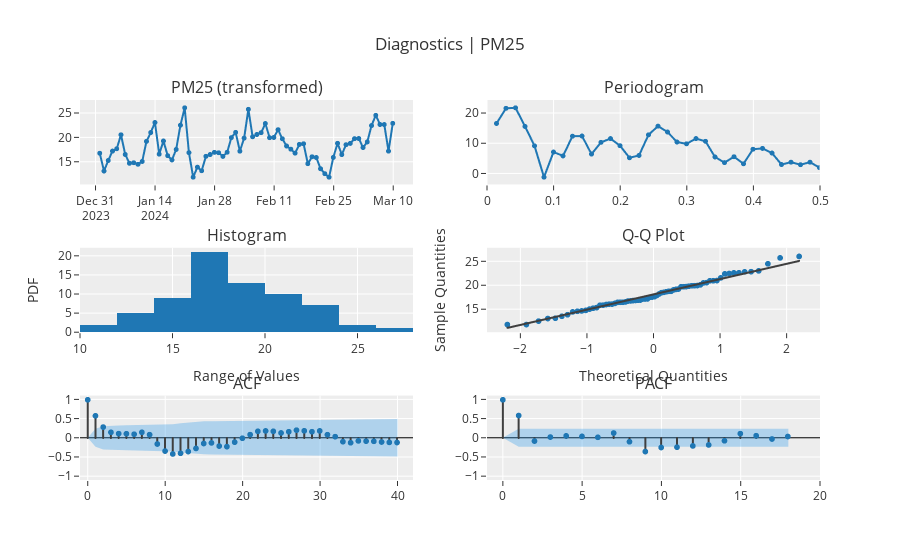

The notebook cell this image was saved under:
### Code cell
plot_model(plot='diagnostics')

### Figure 1 — Plotly figure (JSON) as saved in the notebook; plotly's stock layout.template omitted (floating-point values rounded to 4 significant figures)
{"data": [{"line": {"color": "rgb(31, 119, 180)", "width": 2}, "marker": {"color": "rgb(31, 119, 180)", "size": 5}, "mode": "lines+markers", "name": "PM25 (transformed)", "showlegend": false, "type": "scattergl", "x": ["2024-01-01T00:00:00", "2024-01-02T00:00:00", "2024-01-03T00:00:00", "2024-01-04T00:00:00", "2024-01-05T00:00:00", "2024-01-06T00:00:00", "2024-01-07T00:00:00", "2024-01-08T00:00:00", "2024-01-09T00:00:00", "2024-01-10T00:00:00", "2024-01-11T00:00:00", "2024-01-12T00:00:00", "2024-01-13T00:00:00", "2024-01-14T00:00:00", "2024-01-15T00:00:00", "2024-01-16T00:00:00", "2024-01-17T00:00:00", "2024-01-18T00:00:00", "2024-01-19T00:00:00", "2024-01-20T00:00:00", "2024-01-21T00:00:00", "2024-01-22T00:00:00", "2024-01-23T00:00:00", "2024-01-24T00:00:00", "2024-01-25T00:00:00", "2024-01-26T00:00:00", "2024-01-27T00:00:00", "2024-01-28T00:00:00", "2024-01-29T00:00:00", "2024-01-30T00:00:00", "2024-01-31T00:00:00", "2024-02-01T00:00:00", "2024-02-02T00:00:00", "2024-02-03T00:00:00", "2024-02-04T00:00:00", "2024-02-05T00:00:00", "2024-02-06T00:00:00", "2024-02-07T00:00:00", "2024-02-08T00:00:00", "2024-02-09T00:00:00", "2024-02-10T00:00:00", "2024-02-11T00:00:00", "2024-02-12T00:00:00", "2024-02-13T00:00:00", "2024-02-14T00:00:00", "2024-02-15T00:00:00", "2024-02-16T00:00:00", "2024-02-17T00:00:00", "2024-02-18T00:00:00", "2024-02-19T00:00:00", "2024-02-20T00:00:00", "2024-02-21T00:00:00", "2024-02-22T00:00:00", "2024-02-23T00:00:00", "2024-02-24T00:00:00", "2024-02-25T00:00:00", "2024-02-26T00:00:00", "2024-02-27T00:00:00", "2024-02-28T00:00:00", "2024-02-29T00:00:00", "2024-03-01T00:00:00", "2024-03-02T00:00:00", "2024-03-03T00:00:00", "2024-03-04T00:00:00", "2024-03-05T00:00:00", "2024-03-06T00:00:00", "2024-03-07T00:00:00", "2024-03-08T00:00:00", "2024-03-09T00:00:00", "2024-03-10T00:00:00"], "xaxis": "x", "y": [16.8, 13.13, 15.3, 17.24, 17.72, 20.6, 16.54, 14.72, 14.84, 14.52, 15.11, 19.24, 21.06, 23.13, 16.61, 19.32, 16.3, 15.42, 17.58, 22.58, 26.16, 16.92, 11.86, 13.93, 13.19, 16.16, 16.53, 16.98, 16.9, 16.15, 17, 20.02, 21.1, 17.22, 19.92, 25.85, 20.19, 20.66, 21.04, 22.92, 20, 20.05, 21.65, 19.78, 18.28, 17.63, 16.82, 18.62, 18.75, 14.64, 16.07, 15.91, 13.6, 12.58, 11.86, 15.94, 18.84, 16.52, 18.56, 18.83, 19.8, 19.83, 17.97, 19.13, 22.5, 24.61, 22.72, 22.71, 17.23, 22.96], "yaxis": "y"}, {"hoverinfo": "text", "hovertext": ["Freq: 0.0143<br>Ampl: 16.6716<br>Time period: 70.0", "Freq: 0.0286<br>Ampl: 21.7178<br>Time period: 35.0", "Freq: 0.0429<br>Ampl: 21.8842<br>Time period: 23.3333", "Freq: 0.0571<br>Ampl: 15.6819<br>Time period: 17.5", "Freq: 0.0714<br>Ampl: 9.2218<br>Time period: 14.0", "Freq: 0.0857<br>Ampl: -1.2047<br>Time period: 11.6667", "Freq: 0.1<br>Ampl: 7.1704<br>Time period: 10.0", "Freq: 0.1143<br>Ampl: 5.8806<br>Time period: 8.75", "Freq: 0.1286<br>Ampl: 12.4434<br>Time period: 7.7778", "Freq: 0.1429<br>Ampl: 12.4874<br>Time period: 7.0", "Freq: 0.1571<br>Ampl: 6.4884<br>Time period: 6.3636", "Freq: 0.1714<br>Ampl: 10.3936<br>Time period: 5.8333", "Freq: 0.1857<br>Ampl: 11.6399<br>Time period: 5.3846", "Freq: 0.2<br>Ampl: 9.2768<br>Time period: 5.0", "Freq: 0.2143<br>Ampl: 5.2548<br>Time period: 4.6667", "Freq: 0.2286<br>Ampl: 6.0313<br>Time period: 4.375", "Freq: 0.2429<br>Ampl: 12.8879<br>Time period: 4.1176", "Freq: 0.2571<br>Ampl: 15.7902<br>Time period: 3.8889", "Freq: 0.2714<br>Ampl: 13.8344<br>Time period: 3.6842", "Freq: 0.2857<br>Ampl: 10.4944<br>Time period: 3.5", "Freq: 0.3<br>Ampl: 9.8995<br>Time period: 3.3333", "Freq: 0.3143<br>Ampl: 11.6508<br>Time period: 3.1818", "Freq: 0.3286<br>Ampl: 10.7315<br>Time period: 3.0435", "Freq: 0.3429<br>Ampl: 5.5226<br>Time period: 2.9167", "Freq: 0.3571<br>Ampl: 3.6515<br>Time period: 2.8", "Freq: 0.3714<br>Ampl: 5.6052<br>Time period: 2.6923", "Freq: 0.3857<br>Ampl: 3.2627<br>Time period: 2.5926", "Freq: 0.4<br>Ampl: 8.0987<br>Time period: 2.5", "Freq: 0.4143<br>Ampl: 8.3703<br>Time period: 2.4138", "Freq: 0.4286<br>Ampl: 6.8232<br>Time period: 2.3333", "Freq: 0.4429<br>Ampl: 3.0033<br>Time period: 2.2581", "Freq: 0.4571<br>Ampl: 3.7894<br>Time period: 2.1875", "Freq: 0.4714<br>Ampl: 2.9495<br>Time period: 2.1212", "Freq: 0.4857<br>Ampl: 3.7866<br>Time period: 2.0588", "Freq: 0.5<br>Ampl: 1.9815<br>Time period: 2.0"], "line": {"color": "#1f77b4", "width": 2}, "marker": {"size": 5}, "mode": "lines+markers", "name": "PM25 (transformed)", "showlegend": false, "type": "scattergl", "x": [0.01429, 0.02857, 0.04286, 0.05714, 0.07143, 0.08571, 0.1, 0.1143, 0.1286, 0.1429, 0.1571, 0.1714, 0.1857, 0.2, 0.2143, 0.2286, 0.2429, 0.2571, 0.2714, 0.2857, 0.3, 0.3143, 0.3286, 0.3429, 0.3571, 0.3714, 0.3857, 0.4, 0.4143, 0.4286, 0.4429, 0.4571, 0.4714, 0.4857, 0.5], "xaxis": "x2", "y": [16.67, 21.72, 21.88, 15.68, 9.222, -1.205, 7.17, 5.881, 12.44, 12.49, 6.488, 10.39, 11.64, 9.277, 5.255, 6.031, 12.89, 15.79, 13.83, 10.49, 9.899, 11.65, 10.73, 5.523, 3.651, 5.605, 3.263, 8.099, 8.37, 6.823, 3.003, 3.789, 2.949, 3.787, 1.981], "yaxis": "y2"}, {"alignmentgroup": "True", "bingroup": "x", "hovertemplate": "variable=PM25 (transformed)<br>value=%{x}<br>count=%{y}<extra></extra>", "legendgroup": "PM25 (transformed)", "marker": {"color": "#1f77b4", "pattern": {"shape": ""}}, "name": "PM25 (transformed)", "offsetgroup": "PM25 (transformed)", "orientation": "v", "showlegend": false, "type": "histogram", "x": [16.8, 13.13, 15.3, 17.24, 17.72, 20.6, 16.54, 14.72, 14.84, 14.52, 15.11, 19.24, 21.06, 23.13, 16.61, 19.32, 16.3, 15.42, 17.58, 22.58, 26.16, 16.92, 11.86, 13.93, 13.19, 16.16, 16.53, 16.98, 16.9, 16.15, 17, 20.02, 21.1, 17.22, 19.92, 25.85, 20.19, 20.66, 21.04, 22.92, 20, 20.05, 21.65, 19.78, 18.28, 17.63, 16.82, 18.62, 18.75, 14.64, 16.07, 15.91, 13.6, 12.58, 11.86, 15.94, 18.84, 16.52, 18.56, 18.83, 19.8, 19.83, 17.97, 19.13, 22.5, 24.61, 22.72, 22.71, 17.23, 22.96], "xaxis": "x3", "yaxis": "y3"}, {"marker": {"color": "#1f77b4"}, "mode": "markers", "name": "PM25 (transformed)", "showlegend": false, "type": "scattergl", "x": [-2.195, -1.908, -1.725, -1.586, -1.473, -1.375, -1.29, -1.212, -1.142, -1.077, -1.016, -0.9581, -0.9036, -0.8517, -0.802, -0.7542, -0.7081, -0.6635, -0.6201, -0.5778, -0.5366, -0.4962, -0.4567, -0.4179, -0.3796, -0.3419, -0.3047, -0.268, -0.2315, -0.1954, -0.1595, -0.1239, -0.08838, -0.05298, -0.01765, 0.01765, 0.05298, 0.08838, 0.1239, 0.1595, 0.1954, 0.2315, 0.268, 0.3047, 0.3419, 0.3796, 0.4179, 0.4567, 0.4962, 0.5366, 0.5778, 0.6201, 0.6635, 0.7081, 0.7542, 0.802, 0.8517, 0.9036, 0.9581, 1.016, 1.077, 1.142, 1.212, 1.29, 1.375, 1.473, 1.586, 1.725, 1.908, 2.195], "xaxis": "x4", "y": [11.86, 11.86, 12.58, 13.13, 13.19, 13.6, 13.93, 14.52, 14.64, 14.72, 14.84, 15.11, 15.3, 15.42, 15.91, 15.94, 16.07, 16.15, 16.16, 16.3, 16.52, 16.53, 16.54, 16.61, 16.8, 16.82, 16.9, 16.92, 16.98, 17, 17.22, 17.23, 17.24, 17.58, 17.63, 17.72, 17.97, 18.28, 18.56, 18.62, 18.75, 18.83, 18.84, 19.13, 19.24, 19.32, 19.78, 19.8, 19.83, 19.92, 20, 20.02, 20.05, 20.19, 20.6, 20.66, 21.04, 21.06, 21.1, 21.65, 22.5, 22.58, 22.71, 22.72, 22.92, 22.96, 23.13, 24.61, 25.85, 26.16], "yaxis": "y4"}, {"line": {"color": "#3f3f3f"}, "mode": "lines", "name": "PM25 (transformed)", "showlegend": false, "type": "scattergl", "x": [-2.195, -1.908, -1.725, -1.586, -1.473, -1.375, -1.29, -1.212, -1.142, -1.077, -1.016, -0.9581, -0.9036, -0.8517, -0.802, -0.7542, -0.7081, -0.6635, -0.6201, -0.5778, -0.5366, -0.4962, -0.4567, -0.4179, -0.3796, -0.3419, -0.3047, -0.268, -0.2315, -0.1954, -0.1595, -0.1239, -0.08838, -0.05298, -0.01765, 0.01765, 0.05298, 0.08838, 0.1239, 0.1595, 0.1954, 0.2315, 0.268, 0.3047, 0.3419, 0.3796, 0.4179, 0.4567, 0.4962, 0.5366, 0.5778, 0.6201, 0.6635, 0.7081, 0.7542, 0.802, 0.8517, 0.9036, 0.9581, 1.016, 1.077, 1.142, 1.212, 1.29, 1.375, 1.473, 1.586, 1.725, 1.908, 2.195], "xaxis": "x4", "y": [11.16, 12.07, 12.66, 13.11, 13.47, 13.78, 14.06, 14.3, 14.53, 14.74, 14.93, 15.12, 15.29, 15.46, 15.62, 15.77, 15.92, 16.06, 16.2, 16.33, 16.47, 16.59, 16.72, 16.85, 16.97, 17.09, 17.21, 17.33, 17.44, 17.56, 17.67, 17.79, 17.9, 18.01, 18.13, 18.24, 18.35, 18.47, 18.58, 18.69, 18.81, 18.92, 19.04, 19.16, 19.28, 19.4, 19.52, 19.65, 19.77, 19.9, 20.03, 20.17, 20.31, 20.45, 20.6, 20.75, 20.91, 21.08, 21.25, 21.43, 21.63, 21.84, 22.06, 22.31, 22.59, 22.9, 23.26, 23.71, 24.29, 25.21], "yaxis": "y4"}, {"line": {"color": "#3f3f3f"}, "mode": "lines", "name": "ACF", "showlegend": false, "type": "scattergl", "x": [0, 0], "xaxis": "x5", "y": [0, 1], "yaxis": "y5"}, {"line": {"color": "#3f3f3f"}, "mode": "lines", "name": "ACF", "showlegend": false, "type": "scattergl", "x": [1, 1], "xaxis": "x5", "y": [0, 0.5804], "yaxis": "y5"}, {"line": {"color": "#3f3f3f"}, "mode": "lines", "name": "ACF", "showlegend": false, "type": "scattergl", "x": [2, 2], "xaxis": "x5", "y": [0, 0.2857], "yaxis": "y5"}, {"line": {"color": "#3f3f3f"}, "mode": "lines", "name": "ACF", "showlegend": false, "type": "scattergl", "x": [3, 3], "xaxis": "x5", "y": [0, 0.1487], "yaxis": "y5"}, {"line": {"color": "#3f3f3f"}, "mode": "lines", "name": "ACF", "showlegend": false, "type": "scattergl", "x": [4, 4], "xaxis": "x5", "y": [0, 0.1144], "yaxis": "y5"}, {"line": {"color": "#3f3f3f"}, "mode": "lines", "name": "ACF", "showlegend": false, "type": "scattergl", "x": [5, 5], "xaxis": "x5", "y": [0, 0.1111], "yaxis": "y5"}, {"line": {"color": "#3f3f3f"}, "mode": "lines", "name": "ACF", "showlegend": false, "type": "scattergl", "x": [6, 6], "xaxis": "x5", "y": [0, 0.09913], "yaxis": "y5"}, {"line": {"color": "#3f3f3f"}, "mode": "lines", "name": "ACF", "showlegend": false, "type": "scattergl", "x": [7, 7], "xaxis": "x5", "y": [0, 0.1486], "yaxis": "y5"}, {"line": {"color": "#3f3f3f"}, "mode": "lines", "name": "ACF", "showlegend": false, "type": "scattergl", "x": [8, 8], "xaxis": "x5", "y": [0, 0.0877], "yaxis": "y5"}, {"line": {"color": "#3f3f3f"}, "mode": "lines", "name": "ACF", "showlegend": false, "type": "scattergl", "x": [9, 9], "xaxis": "x5", "y": [0, -0.1569], "yaxis": "y5"}, {"line": {"color": "#3f3f3f"}, "mode": "lines", "name": "ACF", "showlegend": false, "type": "scattergl", "x": [10, 10], "xaxis": "x5", "y": [0, -0.3418], "yaxis": "y5"}, {"line": {"color": "#3f3f3f"}, "mode": "lines", "name": "ACF", "showlegend": false, "type": "scattergl", "x": [11, 11], "xaxis": "x5", "y": [0, -0.4181], "yaxis": "y5"}, {"line": {"color": "#3f3f3f"}, "mode": "lines", "name": "ACF", "showlegend": false, "type": "scattergl", "x": [12, 12], "xaxis": "x5", "y": [0, -0.3998], "yaxis": "y5"}, {"line": {"color": "#3f3f3f"}, "mode": "lines", "name": "ACF", "showlegend": false, "type": "scattergl", "x": [13, 13], "xaxis": "x5", "y": [0, -0.3548], "yaxis": "y5"}, {"line": {"color": "#3f3f3f"}, "mode": "lines", "name": "ACF", "showlegend": false, "type": "scattergl", "x": [14, 14], "xaxis": "x5", "y": [0, -0.2735], "yaxis": "y5"}, {"line": {"color": "#3f3f3f"}, "mode": "lines", "name": "ACF", "showlegend": false, "type": "scattergl", "x": [15, 15], "xaxis": "x5", "y": [0, -0.1441], "yaxis": "y5"}, {"line": {"color": "#3f3f3f"}, "mode": "lines", "name": "ACF", "showlegend": false, "type": "scattergl", "x": [16, 16], "xaxis": "x5", "y": [0, -0.1282], "yaxis": "y5"}, {"line": {"color": "#3f3f3f"}, "mode": "lines", "name": "ACF", "showlegend": false, "type": "scattergl", "x": [17, 17], "xaxis": "x5", "y": [0, -0.2108], "yaxis": "y5"}, {"line": {"color": "#3f3f3f"}, "mode": "lines", "name": "ACF", "showlegend": false, "type": "scattergl", "x": [18, 18], "xaxis": "x5", "y": [0, -0.2262], "yaxis": "y5"}, {"line": {"color": "#3f3f3f"}, "mode": "lines", "name": "ACF", "showlegend": false, "type": "scattergl", "x": [19, 19], "xaxis": "x5", "y": [0, -0.1085], "yaxis": "y5"}, {"line": {"color": "#3f3f3f"}, "mode": "lines", "name": "ACF", "showlegend": false, "type": "scattergl", "x": [20, 20], "xaxis": "x5", "y": [0, -0.006902], "yaxis": "y5"}, {"line": {"color": "#3f3f3f"}, "mode": "lines", "name": "ACF", "showlegend": false, "type": "scattergl", "x": [21, 21], "xaxis": "x5", "y": [0, 0.08843], "yaxis": "y5"}, {"line": {"color": "#3f3f3f"}, "mode": "lines", "name": "ACF", "showlegend": false, "type": "scattergl", "x": [22, 22], "xaxis": "x5", "y": [0, 0.1755], "yaxis": "y5"}, {"line": {"color": "#3f3f3f"}, "mode": "lines", "name": "ACF", "showlegend": false, "type": "scattergl", "x": [23, 23], "xaxis": "x5", "y": [0, 0.185], "yaxis": "y5"}, {"line": {"color": "#3f3f3f"}, "mode": "lines", "name": "ACF", "showlegend": false, "type": "scattergl", "x": [24, 24], "xaxis": "x5", "y": [0, 0.1755], "yaxis": "y5"}, {"line": {"color": "#3f3f3f"}, "mode": "lines", "name": "ACF", "showlegend": false, "type": "scattergl", "x": [25, 25], "xaxis": "x5", "y": [0, 0.1321], "yaxis": "y5"}, {"line": {"color": "#3f3f3f"}, "mode": "lines", "name": "ACF", "showlegend": false, "type": "scattergl", "x": [26, 26], "xaxis": "x5", "y": [0, 0.1638], "yaxis": "y5"}, {"line": {"color": "#3f3f3f"}, "mode": "lines", "name": "ACF", "showlegend": false, "type": "scattergl", "x": [27, 27], "xaxis": "x5", "y": [0, 0.2047], "yaxis": "y5"}, {"line": {"color": "#3f3f3f"}, "mode": "lines", "name": "ACF", "showlegend": false, "type": "scattergl", "x": [28, 28], "xaxis": "x5", "y": [0, 0.188], "yaxis": "y5"}, {"line": {"color": "#3f3f3f"}, "mode": "lines", "name": "ACF", "showlegend": false, "type": "scattergl", "x": [29, 29], "xaxis": "x5", "y": [0, 0.1646], "yaxis": "y5"}, {"line": {"color": "#3f3f3f"}, "mode": "lines", "name": "ACF", "showlegend": false, "type": "scattergl", "x": [30, 30], "xaxis": "x5", "y": [0, 0.1859], "yaxis": "y5"}, {"line": {"color": "#3f3f3f"}, "mode": "lines", "name": "ACF", "showlegend": false, "type": "scattergl", "x": [31, 31], "xaxis": "x5", "y": [0, 0.08654], "yaxis": "y5"}, {"line": {"color": "#3f3f3f"}, "mode": "lines", "name": "ACF", "showlegend": false, "type": "scattergl", "x": [32, 32], "xaxis": "x5", "y": [0, 0.03492], "yaxis": "y5"}, {"line": {"color": "#3f3f3f"}, "mode": "lines", "name": "ACF", "showlegend": false, "type": "scattergl", "x": [33, 33], "xaxis": "x5", "y": [0, -0.0966], "yaxis": "y5"}, {"line": {"color": "#3f3f3f"}, "mode": "lines", "name": "ACF", "showlegend": false, "type": "scattergl", "x": [34, 34], "xaxis": "x5", "y": [0, -0.1239], "yaxis": "y5"}, {"line": {"color": "#3f3f3f"}, "mode": "lines", "name": "ACF", "showlegend": false, "type": "scattergl", "x": [35, 35], "xaxis": "x5", "y": [0, -0.07633], "yaxis": "y5"}, {"line": {"color": "#3f3f3f"}, "mode": "lines", "name": "ACF", "showlegend": false, "type": "scattergl", "x": [36, 36], "xaxis": "x5", "y": [0, -0.08268], "yaxis": "y5"}, {"line": {"color": "#3f3f3f"}, "mode": "lines", "name": "ACF", "showlegend": false, "type": "scattergl", "x": [37, 37], "xaxis": "x5", "y": [0, -0.08711], "yaxis": "y5"}, {"line": {"color": "#3f3f3f"}, "mode": "lines", "name": "ACF", "showlegend": false, "type": "scattergl", "x": [38, 38], "xaxis": "x5", "y": [0, -0.1051], "yaxis": "y5"}, {"line": {"color": "#3f3f3f"}, "mode": "lines", "name": "ACF", "showlegend": false, "type": "scattergl", "x": [39, 39], "xaxis": "x5", "y": [0, -0.1144], "yaxis": "y5"}, {"line": {"color": "#3f3f3f"}, "mode": "lines", "name": "ACF", "showlegend": false, "type": "scattergl", "x": [40, 40], "xaxis": "x5", "y": [0, -0.1175], "yaxis": "y5"}, {"marker": {"color": "#1f77b4", "size": 6}, "mode": "markers", "name": "ACF", "showlegend": false, "type": "scattergl", "x": [0, 1, 2, 3, 4, 5, 6, 7, 8, 9, 10, 11, 12, 13, 14, 15, 16, 17, 18, 19, 20, 21, 22, 23, 24, 25, 26, 27, 28, 29, 30, 31, 32, 33, 34, 35, 36, 37, 38, 39, 40], "xaxis": "x5", "y": [1, 0.5804, 0.2857, 0.1487, 0.1144, 0.1111, 0.09913, 0.1486, 0.0877, -0.1569, -0.3418, -0.4181, -0.3998, -0.3548, -0.2735, -0.1441, -0.1282, -0.2108, -0.2262, -0.1085, -0.006902, 0.08843, 0.1755, 0.185, 0.1755, 0.1321, 0.1638, 0.2047, 0.188, 0.1646, 0.1859, 0.08654, 0.03492, -0.0966, -0.1239, -0.07633, -0.08268, -0.08711, -0.1051, -0.1144, -0.1175], "yaxis": "y5"}, {"line": {"color": "rgba(255,255,255,0)"}, "mode": "lines", "name": "UC", "showlegend": false, "type": "scatter", "x": [0, 1, 2, 3, 4, 5, 6, 7, 8, 9, 10, 11, 12, 13, 14, 15, 16, 17, 18, 19, 20, 21, 22, 23, 24, 25, 26, 27, 28, 29, 30, 31, 32, 33, 34, 35, 36, 37, 38, 39, 40], "xaxis": "x5", "y": [0, 0.2343, 0.3031, 0.3175, 0.3213, 0.3235, 0.3256, 0.3273, 0.331, 0.3322, 0.3363, 0.3548, 0.3809, 0.4033, 0.4201, 0.4297, 0.4324, 0.4344, 0.44, 0.4464, 0.4478, 0.4478, 0.4488, 0.4525, 0.4566, 0.4603, 0.4624, 0.4656, 0.4705, 0.4746, 0.4777, 0.4817, 0.4825, 0.4827, 0.4837, 0.4855, 0.4861, 0.4869, 0.4877, 0.489, 0.4905], "yaxis": "y5"}, {"fill": "tonexty", "fillcolor": "rgba(32, 146, 230,0.3)", "line": {"color": "rgba(255,255,255,0)"}, "mode": "lines", "name": "LC", "showlegend": false, "type": "scatter", "x": [0, 1, 2, 3, 4, 5, 6, 7, 8, 9, 10, 11, 12, 13, 14, 15, 16, 17, 18, 19, 20, 21, 22, 23, 24, 25, 26, 27, 28, 29, 30, 31, 32, 33, 34, 35, 36, 37, 38, 39, 40], "xaxis": "x5", "y": [0, -0.2343, -0.3031, -0.3175, -0.3213, -0.3235, -0.3256, -0.3273, -0.331, -0.3322, -0.3363, -0.3548, -0.3809, -0.4033, -0.4201, -0.4297, -0.4324, -0.4344, -0.44, -0.4464, -0.4478, -0.4478, -0.4488, -0.4525, -0.4566, -0.4603, -0.4624, -0.4656, -0.4705, -0.4746, -0.4777, -0.4817, -0.4825, -0.4827, -0.4837, -0.4855, -0.4861, -0.4869, -0.4877, -0.489, -0.4905], "yaxis": "y5"}, {"line": {"color": "#3f3f3f"}, "mode": "lines", "name": "PACF", "showlegend": false, "type": "scattergl", "x": [0, 0], "xaxis": "x6", "y": [0, 1], "yaxis": "y6"}, {"line": {"color": "#3f3f3f"}, "mode": "lines", "name": "PACF", "showlegend": false, "type": "scattergl", "x": [1, 1], "xaxis": "x6", "y": [0, 0.5888], "yaxis": "y6"}, {"line": {"color": "#3f3f3f"}, "mode": "lines", "name": "PACF", "showlegend": false, "type": "scattergl", "x": [2, 2], "xaxis": "x6", "y": [0, -0.08058], "yaxis": "y6"}, {"line": {"color": "#3f3f3f"}, "mode": "lines", "name": "PACF", "showlegend": false, "type": "scattergl", "x": [3, 3], "xaxis": "x6", "y": [0, 0.02421], "yaxis": "y6"}, {"line": {"color": "#3f3f3f"}, "mode": "lines", "name": "PACF", "showlegend": false, "type": "scattergl", "x": [4, 4], "xaxis": "x6", "y": [0, 0.05573], "yaxis": "y6"}, {"line": {"color": "#3f3f3f"}, "mode": "lines", "name": "PACF", "showlegend": false, "type": "scattergl", "x": [5, 5], "xaxis": "x6", "y": [0, 0.04164], "yaxis": "y6"}, {"line": {"color": "#3f3f3f"}, "mode": "lines", "name": "PACF", "showlegend": false, "type": "scattergl", "x": [6, 6], "xaxis": "x6", "y": [0, 0.01789], "yaxis": "y6"}, {"line": {"color": "#3f3f3f"}, "mode": "lines", "name": "PACF", "showlegend": false, "type": "scattergl", "x": [7, 7], "xaxis": "x6", "y": [0, 0.13], "yaxis": "y6"}, {"line": {"color": "#3f3f3f"}, "mode": "lines", "name": "PACF", "showlegend": false, "type": "scattergl", "x": [8, 8], "xaxis": "x6", "y": [0, -0.09708], "yaxis": "y6"}, {"line": {"color": "#3f3f3f"}, "mode": "lines", "name": "PACF", "showlegend": false, "type": "scattergl", "x": [9, 9], "xaxis": "x6", "y": [0, -0.355], "yaxis": "y6"}, {"line": {"color": "#3f3f3f"}, "mode": "lines", "name": "PACF", "showlegend": false, "type": "scattergl", "x": [10, 10], "xaxis": "x6", "y": [0, -0.2485], "yaxis": "y6"}, {"line": {"color": "#3f3f3f"}, "mode": "lines", "name": "PACF", "showlegend": false, "type": "scattergl", "x": [11, 11], "xaxis": "x6", "y": [0, -0.241], "yaxis": "y6"}, {"line": {"color": "#3f3f3f"}, "mode": "lines", "name": "PACF", "showlegend": false, "type": "scattergl", "x": [12, 12], "xaxis": "x6", "y": [0, -0.2075], "yaxis": "y6"}, {"line": {"color": "#3f3f3f"}, "mode": "lines", "name": "PACF", "showlegend": false, "type": "scattergl", "x": [13, 13], "xaxis": "x6", "y": [0, -0.1818], "yaxis": "y6"}, {"line": {"color": "#3f3f3f"}, "mode": "lines", "name": "PACF", "showlegend": false, "type": "scattergl", "x": [14, 14], "xaxis": "x6", "y": [0, -0.07246], "yaxis": "y6"}, {"line": {"color": "#3f3f3f"}, "mode": "lines", "name": "PACF", "showlegend": false, "type": "scattergl", "x": [15, 15], "xaxis": "x6", "y": [0, 0.1143], "yaxis": "y6"}, {"line": {"color": "#3f3f3f"}, "mode": "lines", "name": "PACF", "showlegend": false, "type": "scattergl", "x": [16, 16], "xaxis": "x6", "y": [0, 0.05988], "yaxis": "y6"}, {"line": {"color": "#3f3f3f"}, "mode": "lines", "name": "PACF", "showlegend": false, "type": "scattergl", "x": [17, 17], "xaxis": "x6", "y": [0, -0.02609], "yaxis": "y6"}, {"line": {"color": "#3f3f3f"}, "mode": "lines", "name": "PACF", "showlegend": false, "type": "scattergl", "x": [18, 18], "xaxis": "x6", "y": [0, 0.03911], "yaxis": "y6"}, {"marker": {"color": "#1f77b4", "size": 6}, "mode": "markers", "name": "PACF", "showlegend": false, "type": "scattergl", "x": [0, 1, 2, 3, 4, 5, 6, 7, 8, 9, 10, 11, 12, 13, 14, 15, 16, 17, 18], "xaxis": "x6", "y": [1, 0.5888, -0.08058, 0.02421, 0.05573, 0.04164, 0.01789, 0.13, -0.09708, -0.355, -0.2485, -0.241, -0.2075, -0.1818, -0.07246, 0.1143, 0.05988, -0.02609, 0.03911], "yaxis": "y6"}, {"line": {"color": "rgba(255,255,255,0)"}, "mode": "lines", "name": "UC", "showlegend": false, "type": "scatter", "x": [0, 1, 2, 3, 4, 5, 6, 7, 8, 9, 10, 11, 12, 13, 14, 15, 16, 17, 18], "xaxis": "x6", "y": [0, 0.2343, 0.2343, 0.2343, 0.2343, 0.2343, 0.2343, 0.2343, 0.2343, 0.2343, 0.2343, 0.2343, 0.2343, 0.2343, 0.2343, 0.2343, 0.2343, 0.2343, 0.2343], "yaxis": "y6"}, {"fill": "tonexty", "fillcolor": "rgba(32, 146, 230,0.3)", "line": {"color": "rgba(255,255,255,0)"}, "mode": "lines", "name": "LC", "showlegend": false, "type": "scatter", "x": [0, 1, 2, 3, 4, 5, 6, 7, 8, 9, 10, 11, 12, 13, 14, 15, 16, 17, 18], "xaxis": "x6", "y": [0, -0.2343, -0.2343, -0.2343, -0.2343, -0.2343, -0.2343, -0.2343, -0.2343, -0.2343, -0.2343, -0.2343, -0.2343, -0.2343, -0.2343, -0.2343, -0.2343, -0.2343, -0.2343], "yaxis": "y6"}], "layout": {"annotations": [{"font": {"size": 16}, "showarrow": false, "text": "PM25 (transformed)", "x": 0.225, "xanchor": "center", "xref": "paper", "y": 1, "yanchor": "bottom", "yref": "paper"}, {"font": {"size": 16}, "showarrow": false, "text": "Periodogram", "x": 0.775, "xanchor": "center", "xref": "paper", "y": 1, "yanchor": "bottom", "yref": "paper"}, {"font": {"size": 16}, "showarrow": false, "text": "Histogram", "x": 0.225, "xanchor": "center", "xref": "paper", "y": 0.6111, "yanchor": "bottom", "yref": "paper"}, {"font": {"size": 16}, "showarrow": false, "text": "Q-Q Plot", "x": 0.775, "xanchor": "center", "xref": "paper", "y": 0.6111, "yanchor": "bottom", "yref": "paper"}, {"font": {"size": 16}, "showarrow": false, "text": "ACF", "x": 0.225, "xanchor": "center", "xref": "paper", "y": 0.2222, "yanchor": "bottom", "yref": "paper"}, {"font": {"size": 16}, "showarrow": false, "text": "PACF", "x": 0.775, "xanchor": "center", "xref": "paper", "y": 0.2222, "yanchor": "bottom", "yref": "paper"}], "showlegend": false, "title": {"text": "Diagnostics | PM25"}, "xaxis": {"anchor": "y", "domain": [0, 0.45]}, "xaxis2": {"anchor": "y2", "domain": [0.55, 1], "range": [0, 0.5]}, "xaxis3": {"anchor": "y3", "domain": [0, 0.45], "title": {"text": "Range of Values"}}, "xaxis4": {"anchor": "y4", "domain": [0.55, 1], "title": {"text": "Theoretical Quantities"}}, "xaxis5": {"anchor": "y5", "domain": [0, 0.45], "range": [-1, 42]}, "xaxis6": {"anchor": "y6", "domain": [0.55, 1], "range": [-1, 20]}, "yaxis": {"anchor": "x", "domain": [0.7778, 1]}, "yaxis2": {"anchor": "x2", "domain": [0.7778, 1]}, "yaxis3": {"anchor": "x3", "domain": [0.3889, 0.6111], "title": {"text": "PDF"}}, "yaxis4": {"anchor": "x4", "domain": [0.3889, 0.6111], "title": {"text": "Sample Quantities"}}, "yaxis5": {"anchor": "x5", "domain": [0, 0.2222], "range": [-1.1, 1.1], "zerolinecolor": "#000000"}, "yaxis6": {"anchor": "x6", "domain": [0, 0.2222], "range": [-1.1, 1.1], "zerolinecolor": "#000000"}}}
